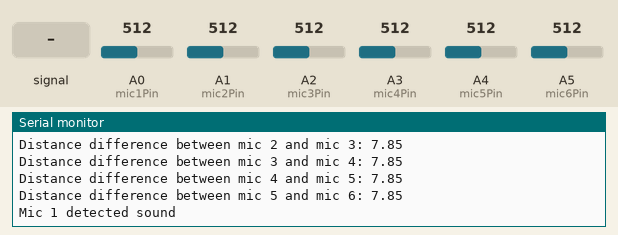
Simulated run of this sketch. Board: Arduino Mega 2560, built with avr-gcc and run on an emulated ATmega2560. On the bench: the last lines printed to the serial monitor. Inputs (shaded band) come from the test bench; at power-on: A0 (mic1Pin) = 512, A1 (mic2Pin) = 512, A2 (mic3Pin) = 512, A3 (mic4Pin) = 512, A4 (mic5Pin) = 512, A5 (mic6Pin) = 512.

Above: at 1.3 s.
1.4 s: A0 (mic1Pin) fed a 200 Hz sine of ±81 counts around its level
At 2.41 s:
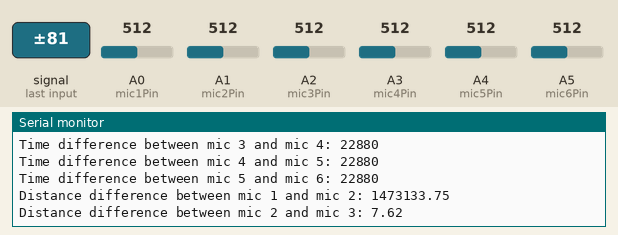
4.7 s: A1 (mic2Pin) fed a 200 Hz sine of ±81 counts around its level
At 5.5 s:
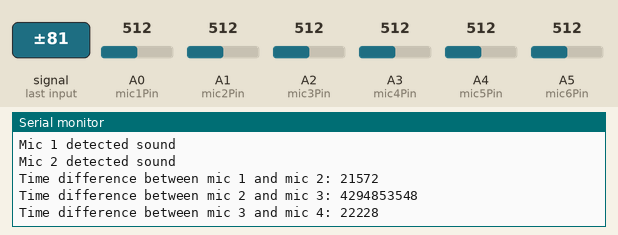
8.0 s: A2 (mic3Pin) fed a 1000 Hz sine of ±255 counts around its level
At 9.46 s:
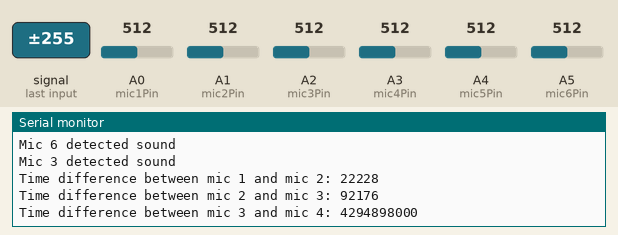
11.3 s: A3 (mic4Pin) fed a 200 Hz sine of ±81 counts around its level
At 12.75 s:
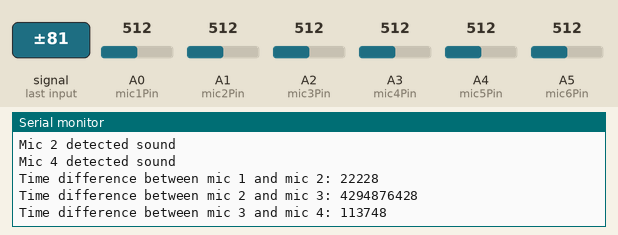
14.6 s: A4 (mic5Pin) fed a 200 Hz sine of ±81 counts around its level
At 15.4 s:
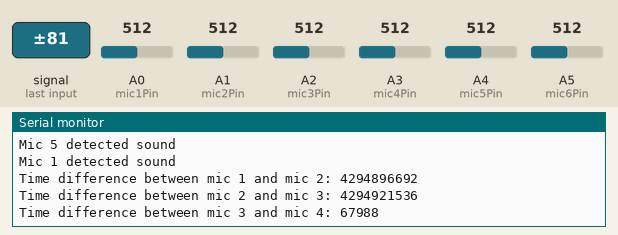
17.9 s: A5 (mic6Pin) fed a 200 Hz sine of ±81 counts around its level
At 19.61 s:
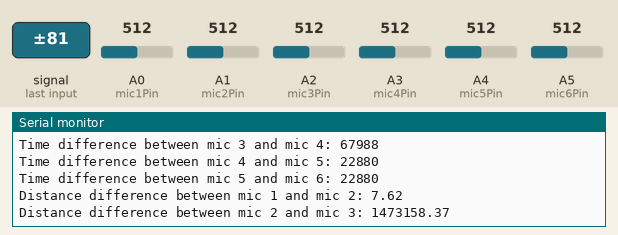
Timing chart, 0 to 21.1 s (numbered marks = the images above; inputs shaded):
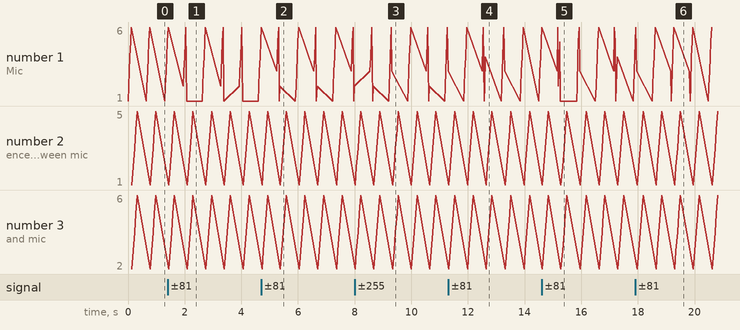

The sketch:

ArduinoBulletDirectionSixMics.ino
```cpp
// Pin definitions for microphones (e.g., connect microphones to analog pins)
const int mic1Pin = A0;  // Microphone 1
const int mic2Pin = A1;  // Microphone 2
const int mic3Pin = A2;  // Microphone 3
const int mic4Pin = A3;  // Microphone 4
const int mic5Pin = A4;  // Microphone 5
const int mic6Pin = A5;  // Microphone 6

// Variables to store time when sound was detected
unsigned long mic1Time = 0;
unsigned long mic2Time = 0;
unsigned long mic3Time = 0;
unsigned long mic4Time = 0;
unsigned long mic5Time = 0;
unsigned long mic6Time = 0;

bool mic1Detected = false;
bool mic2Detected = false;
bool mic3Detected = false;
bool mic4Detected = false;
bool mic5Detected = false;
bool mic6Detected = false;

// Speed of sound in air (in meters per second)
const float speedOfSound = 343.0;

void setup() {
  Serial.begin(9600);  // Initialize serial communication

  // Set microphone pins as input (optional, as analog pins are input by default)
  pinMode(mic1Pin, INPUT);
  pinMode(mic2Pin, INPUT);
  pinMode(mic3Pin, INPUT);
  pinMode(mic4Pin, INPUT);
  pinMode(mic5Pin, INPUT);
  pinMode(mic6Pin, INPUT);
}

void loop() {
  // Read microphones (analog values between 0 and 1023)
  int mic1Val = analogRead(mic1Pin);
  int mic2Val = analogRead(mic2Pin);
  int mic3Val = analogRead(mic3Pin);
  int mic4Val = analogRead(mic4Pin);
  int mic5Val = analogRead(mic5Pin);
  int mic6Val = analogRead(mic6Pin);

  // Detect the first sound (assuming a threshold for sound level detection)
  int soundThreshold = 500;  // Adjust threshold based on your sensor's sensitivity

  if (mic1Val > soundThreshold && !mic1Detected) {
    mic1Time = micros();  // Capture time in microseconds
    mic1Detected = true;
    Serial.println("Mic 1 detected sound");
  }

  if (mic2Val > soundThreshold && !mic2Detected) {
    mic2Time = micros();
    mic2Detected = true;
    Serial.println("Mic 2 detected sound");
  }

  if (mic3Val > soundThreshold && !mic3Detected) {
    mic3Time = micros();
    mic3Detected = true;
    Serial.println("Mic 3 detected sound");
  }

  if (mic4Val > soundThreshold && !mic4Detected) {
    mic4Time = micros();
    mic4Detected = true;
    Serial.println("Mic 4 detected sound");
  }

  if (mic5Val > soundThreshold && !mic5Detected) {
    mic5Time = micros();
    mic5Detected = true;
    Serial.println("Mic 5 detected sound");
  }

  if (mic6Val > soundThreshold && !mic6Detected) {
    mic6Time = micros();
    mic6Detected = true;
    Serial.println("Mic 6 detected sound");
  }

  // Once all microphones detected sound, calculate the direction
  if (mic1Detected && mic2Detected && mic3Detected && mic4Detected && mic5Detected && mic6Detected) {
    // Calculate the time differences
    unsigned long t12 = mic2Time - mic1Time;  // Time difference between mic 1 and mic 2
    unsigned long t23 = mic3Time - mic2Time;  // Time difference between mic 2 and mic 3
    unsigned long t34 = mic4Time - mic3Time;  // Time difference between mic 3 and mic 4
    unsigned long t45 = mic5Time - mic4Time;  // Time difference between mic 4 and mic 5
    unsigned long t56 = mic6Time - mic5Time;  // Time difference between mic 5 and mic 6

    // Convert time differences to distance using the speed of sound
    float d12 = (t12 / 1e6) * speedOfSound;  // Distance between mic 1 and mic 2
    float d23 = (t23 / 1e6) * speedOfSound;  // Distance between mic 2 and mic 3
    float d34 = (t34 / 1e6) * speedOfSound;  // Distance between mic 3 and mic 4
    float d45 = (t45 / 1e6) * speedOfSound;  // Distance between mic 4 and mic 5
    float d56 = (t56 / 1e6) * speedOfSound;  // Distance between mic 5 and mic 6

    // Here, you would add logic to determine the angle or direction based on the distance differences
    // For now, we just print the time differences and distances
    Serial.print("Time difference between mic 1 and mic 2: ");
    Serial.println(t12);
    Serial.print("Time difference between mic 2 and mic 3: ");
    Serial.println(t23);
    Serial.print("Time difference between mic 3 and mic 4: ");
    Serial.println(t34);
    Serial.print("Time difference between mic 4 and mic 5: ");
    Serial.println(t45);
    Serial.print("Time difference between mic 5 and mic 6: ");
    Serial.println(t56);

    Serial.print("Distance difference between mic 1 and mic 2: ");
    Serial.println(d12);
    Serial.print("Distance difference between mic 2 and mic 3: ");
    Serial.println(d23);
    Serial.print("Distance difference between mic 3 and mic 4: ");
    Serial.println(d34);
    Serial.print("Distance difference between mic 4 and mic 5: ");
    Serial.println(d45);
    Serial.print("Distance difference between mic 5 and mic 6: ");
    Serial.println(d56);

    // Reset for next detection
    mic1Detected = false;
    mic2Detected = false;
    mic3Detected = false;
    mic4Detected = false;
    mic5Detected = false;
    mic6Detected = false;
  }
}
```

temp1.cpp
```cpp
#include <Wire.h>

// Pin definitions for microphones (e.g., connect microphones to GPIO pins)
const int mic1Pin = 34;  // Microphone 1
const int mic2Pin = 35;  // Microphone 2
const int mic3Pin = 32;  // Microphone 3

// Variables to store time when sound was detected
unsigned long mic1Time = 0;
unsigned long mic2Time = 0;
unsigned long mic3Time = 0;

bool mic1Detected = false;
bool mic2Detected = false;
bool mic3Detected = false;

// Speed of sound in air (in meters per second)
const float speedOfSound = 343.0;

void setup() {
  Serial.begin(115200);

  pinMode(mic1Pin, INPUT);
  pinMode(mic2Pin, INPUT);
  pinMode(mic3Pin, INPUT);
}

void loop() {
  // Read microphones
  int mic1Val = analogRead(mic1Pin);
  int mic2Val = analogRead(mic2Pin);
  int mic3Val = analogRead(mic3Pin);

  // Detect the first sound (assuming a threshold for sound level detection)
  int soundThreshold = 1000;  // Adjust threshold based on your sensor's sensitivity

  if (mic1Val > soundThreshold && !mic1Detected) {
    mic1Time = micros();  // Capture time in microseconds
    mic1Detected = true;
    Serial.println("Mic 1 detected sound");
  }

  if (mic2Val > soundThreshold && !mic2Detected) {
    mic2Time = micros();
    mic2Detected = true;
    Serial.println("Mic 2 detected sound");
  }

  if (mic3Val > soundThreshold && !mic3Detected) {
    mic3Time = micros();
    mic3Detected = true;
    Serial.println("Mic 3 detected sound");
  }

  // Once all microphones detected sound, calculate the direction
  if (mic1Detected && mic2Detected && mic3Detected) {
    // Calculate the time differences
    unsigned long t12 = mic2Time - mic1Time;  // Time difference between mic 1 and mic 2
    unsigned long t23 = mic3Time - mic2Time;  // Time difference between mic 2 and mic 3
    unsigned long t31 = mic1Time - mic3Time;  // Time difference between mic 3 and mic 1

    // Convert time differences to distance using the speed of sound
    float d12 = (t12 / 1e6) * speedOfSound;  // Distance between mic 1 and mic 2
    float d23 = (t23 / 1e6) * speedOfSound;  // Distance between mic 2 and mic 3
    float d31 = (t31 / 1e6) * speedOfSound;  // Distance between mic 3 and mic 1

    // Here, you would add logic to determine the angle or direction based on the distance differences
    // For now, we just print the time differences and distances
    Serial.print("Time difference between mic 1 and mic 2: ");
    Serial.println(t12);
    Serial.print("Time difference between mic 2 and mic 3: ");
    Serial.println(t23);
    Serial.print("Time difference between mic 3 and mic 1: ");
    Serial.println(t31);

    Serial.print("Distance difference between mic 1 and mic 2: ");
    Serial.println(d12);
    Serial.print("Distance difference between mic 2 and mic 3: ");
    Serial.println(d23);
    Serial.print("Distance difference between mic 3 and mic 1: ");
    Serial.println(d31);

    // Reset for next detection
    mic1Detected = false;
    mic2Detected = false;
    mic3Detected = false;
  }
}
```

temp2_arduino_.cpp
```cpp
// Pin definitions for microphones (e.g., connect microphones to analog pins)
const int mic1Pin = A0;  // Microphone 1
const int mic2Pin = A1;  // Microphone 2
const int mic3Pin = A2;  // Microphone 3

// Variables to store time when sound was detected
unsigned long mic1Time = 0;
unsigned long mic2Time = 0;
unsigned long mic3Time = 0;

bool mic1Detected = false;
bool mic2Detected = false;
bool mic3Detected = false;

// Speed of sound in air (in meters per second)
const float speedOfSound = 343.0;

void setup() {
  Serial.begin(9600);  // Initialize serial communication

  // Set microphone pins as input (optional, as analog pins are input by default)
  pinMode(mic1Pin, INPUT);
  pinMode(mic2Pin, INPUT);
  pinMode(mic3Pin, INPUT);
}

void loop() {
  // Read microphones (analog values between 0 and 1023)
  int mic1Val = analogRead(mic1Pin);
  int mic2Val = analogRead(mic2Pin);
  int mic3Val = analogRead(mic3Pin);

  // Detect the first sound (assuming a threshold for sound level detection)
  int soundThreshold = 500;  // Adjust threshold based on your sensor's sensitivity

  if (mic1Val > soundThreshold && !mic1Detected) {
    mic1Time = micros();  // Capture time in microseconds
    mic1Detected = true;
    Serial.println("Mic 1 detected sound");
  }

  if (mic2Val > soundThreshold && !mic2Detected) {
    mic2Time = micros();
    mic2Detected = true;
    Serial.println("Mic 2 detected sound");
  }

  if (mic3Val > soundThreshold && !mic3Detected) {
    mic3Time = micros();
    mic3Detected = true;
    Serial.println("Mic 3 detected sound");
  }

  // Once all microphones detected sound, calculate the direction
  if (mic1Detected && mic2Detected && mic3Detected) {
    // Calculate the time differences
    unsigned long t12 = mic2Time - mic1Time;  // Time difference between mic 1 and mic 2
    unsigned long t23 = mic3Time - mic2Time;  // Time difference between mic 2 and mic 3
    unsigned long t31 = mic1Time - mic3Time;  // Time difference between mic 3 and mic 1

    // Convert time differences to distance using the speed of sound
    float d12 = (t12 / 1e6) * speedOfSound;  // Distance between mic 1 and mic 2
    float d23 = (t23 / 1e6) * speedOfSound;  // Distance between mic 2 and mic 3
    float d31 = (t31 / 1e6) * speedOfSound;  // Distance between mic 3 and mic 1

    // Here, you would add logic to determine the angle or direction based on the distance differences
    // For now, we just print the time differences and distances
    Serial.print("Time difference between mic 1 and mic 2: ");
    Serial.println(t12);
    Serial.print("Time difference between mic 2 and mic 3: ");
    Serial.println(t23);
    Serial.print("Time difference between mic 3 and mic 1: ");
    Serial.println(t31);

    Serial.print("Distance difference between mic 1 and mic 2: ");
    Serial.println(d12);
    Serial.print("Distance difference between mic 2 and mic 3: ");
    Serial.println(d23);
    Serial.print("Distance difference between mic 3 and mic 1: ");
    Serial.println(d31);

    // Reset for next detection
    mic1Detected = false;
    mic2Detected = false;
    mic3Detected = false;
  }
}
```

Measured:
- after the input at 1.4 s, the serial monitor: prints a new line after 0.69 s (image 1)
- after the input at 4.7 s, the serial monitor: prints a new line after 0.68 s (image 2)
- after the input at 8.0 s, the serial monitor: prints a new line after 1.4 s (image 3)
- after the input at 11.3 s, the serial monitor: prints a new line after 1.4 s (image 4)
- after the input at 14.6 s, the serial monitor: prints a new line after 0.68 s (image 5)
- after the input at 17.9 s, the serial monitor: prints a new line after 1.4 s (image 6)
